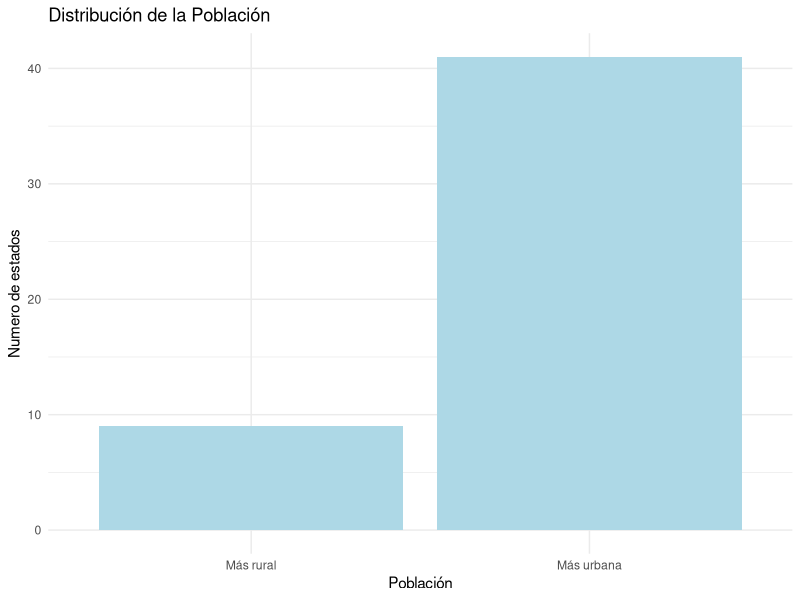
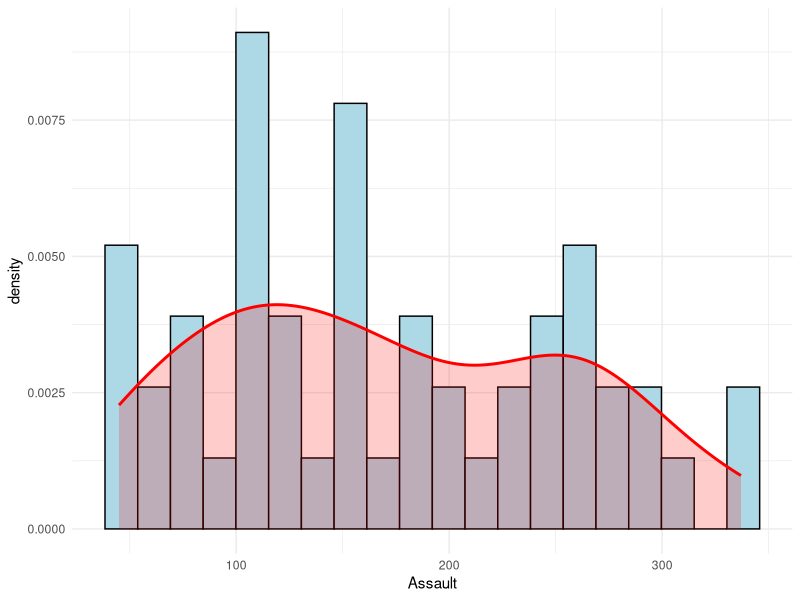
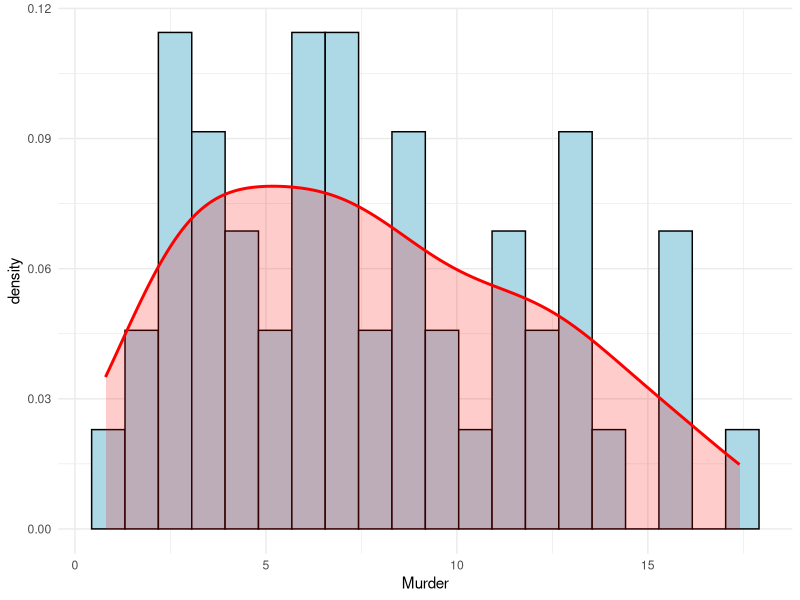
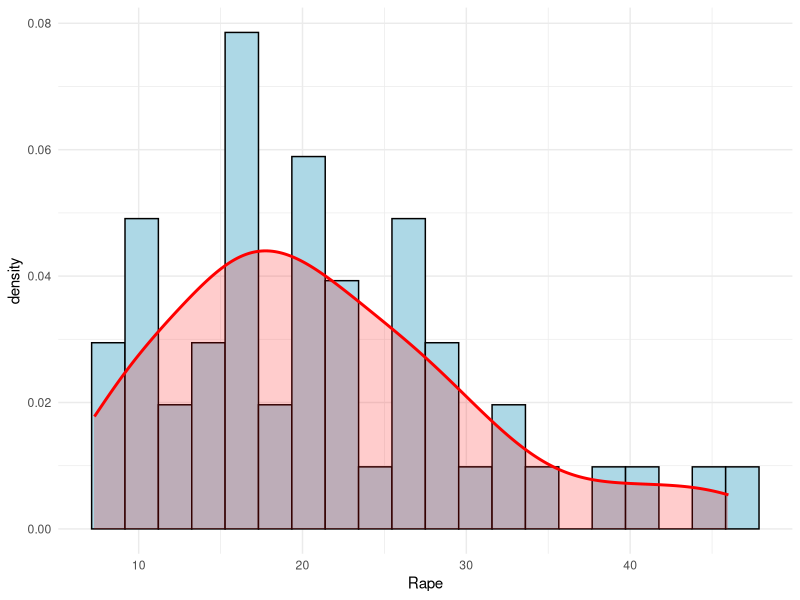
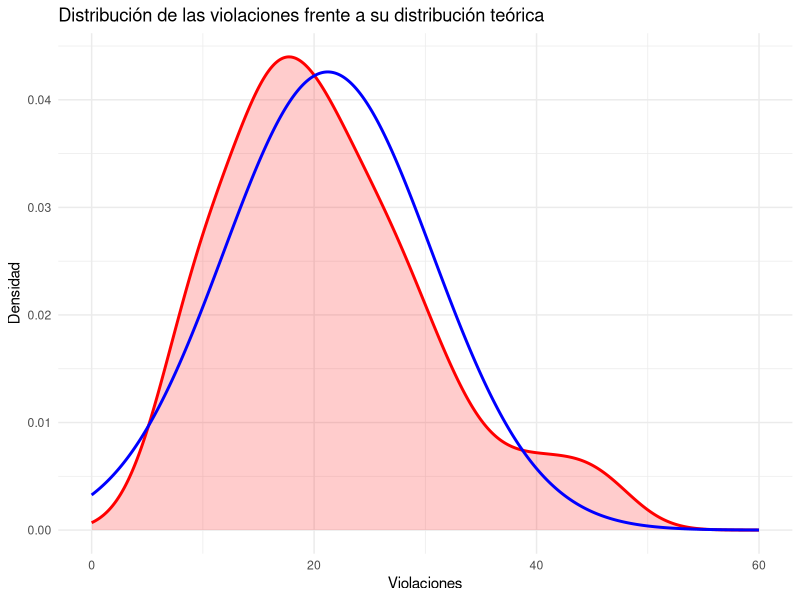
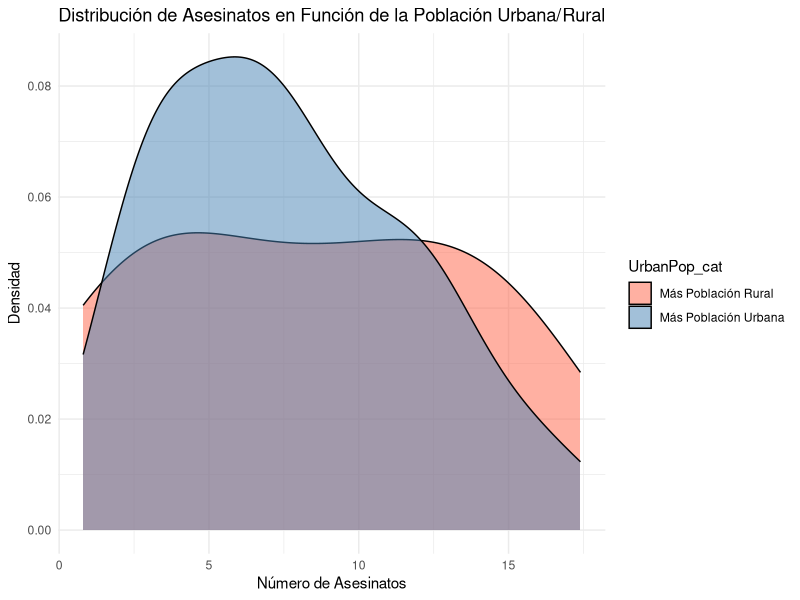
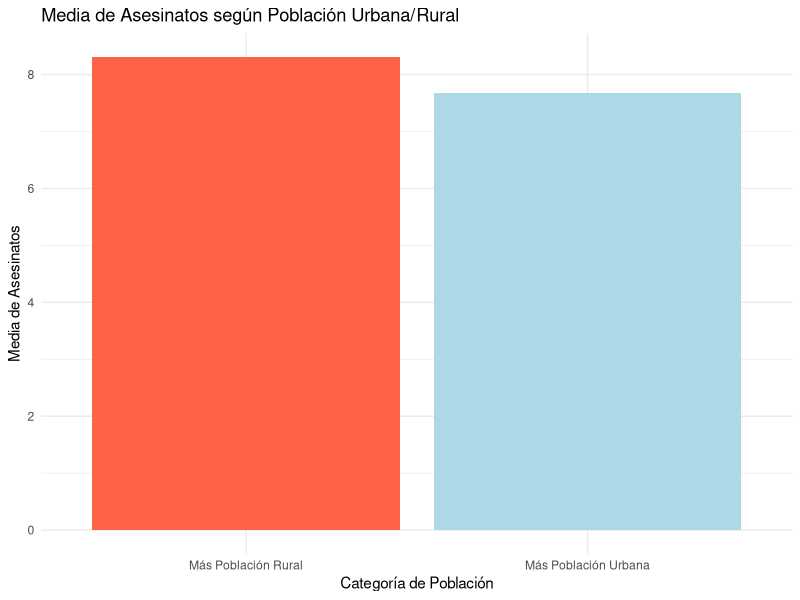

Write R code to recreate these figures, in order.
## ---- chunk 1
library(datasets)
library(dplyr)
library(ggplot2)
datos=datasets::USArrests
## ---- chunk 2
dim(datos)
## ---- chunk 3
str(datos)
## ---- chunk 4
summary(datos)
print("desviaciones típicas de cada variable: \n")
sd(datos$Murder)
sd(datos$Assault)
sd(datos$Rape)
sd(datos$UrbanPop)

## ---- chunk 5

discretizada <- ifelse(USArrests$UrbanPop > 50, "Más urbana", "Más rural")

# Crear un gráfico de barras para visualizar la discretización
ggplot(USArrests, aes(x = discretizada)) +
  geom_bar(fill = "lightblue") +
  labs(title = "Distribución de la Población",
       x = "Población",
       y = "Numero de estados") +
  theme_minimal() 

## ---- chunk 6
library(ggplot2)

ggplot(datos, aes(x = Assault)) + 
  geom_histogram(aes(y = ..density..),
                 colour = 1, fill = "lightblue", bins=20) +
  geom_density(lwd = 1, colour = "red",
               fill = "red", alpha = 0.2) + theme_minimal()

ggplot(datos, aes(x = Murder)) + 
  geom_histogram(aes(y = ..density..),
                 colour = 1, fill = "lightblue", bins=20) +
  geom_density(lwd = 1, colour = "red",
               fill = "red", alpha = 0.2) + theme_minimal()

ggplot(datos, aes(x = Rape)) + 
  geom_histogram(aes(y = ..density..),
                 colour = 1, fill = "lightblue", bins=20) +
  geom_density(lwd = 1, colour = "red",
               fill = "red", alpha = 0.2) + theme_minimal()
## ---- chunk 7
mean_value <- 21.23     
sd_value <- 9.366385    
x <- seq(0, 60, length.out = 1000)
y <- dnorm(x, mean = mean_value, sd = sd_value)
# Crear un dataframe para ggplot
normal <- data.frame(x = x, y = y)

ggplot(USArrests, aes(x = Rape)) + 
  geom_density(lwd = 1, colour = "red", fill = "red", alpha = 0.2) + 
  geom_line(data = normal, aes(x = x, y = y), colour = "blue", lwd = 1) + 
  theme_minimal() +
  labs(title = "Distribución de las violaciones frente a su distribución teórica",
       x = "Violaciones",
       y = "Densidad")

## ---- chunk 8
print(paste("media =", mean(USArrests$Rape)))
print(paste("desviación típica = " , sd(datos$Rape)))
## ---- chunk 9
x <- 10
n <- 10000
simulacion <- rnorm(n, mean = mean(USArrests$Murder), sd = sd(USArrests$Murder))
prob <- mean(simulacion > x)
print(paste("Probabilidad de que haya más de 10 asesinatos = ", prob))
## ---- chunk 10

# Discretizar la variable UrbanPop
USArrests$UrbanPop_cat <- ifelse(USArrests$UrbanPop > 50, "Más Población Urbana", "Más Población Rural")

# Crear el gráfico de densidad para comparar la variable Murder
ggplot(USArrests, aes(x = Murder, fill = UrbanPop_cat)) +
  geom_density(alpha = 0.5, show.legend = TRUE) +
  labs(title = "Distribución de Asesinatos en Función de la Población Urbana/Rural",
       x = "Número de Asesinatos",
       y = "Densidad") +
  scale_fill_manual(values = c("Más Población Urbana" = "steelblue", "Más Población Rural" = "tomato")) +
  theme_minimal()
## ---- chunk 11

# Discretizar la variable UrbanPop
USArrests$UrbanPop_cat <- ifelse(USArrests$UrbanPop > 50, "Más Población Urbana", "Más Población Rural")

# Calcular la media de asesinatos por categoría
murder_summary <- USArrests %>%
  group_by(UrbanPop_cat) %>%
  summarize(Media_Asesinatos = mean(Murder))

# Crear el gráfico de barras
ggplot(murder_summary, aes(x = UrbanPop_cat, y = Media_Asesinatos, fill = UrbanPop_cat)) +
  geom_bar(stat = "identity", show.legend = FALSE) +  
  labs(title = "Media de Asesinatos según Población Urbana/Rural",
       x = "Categoría de Población",
       y = "Media de Asesinatos") +
  scale_fill_manual(values = c("Más Población Urbana" = "lightblue", "Más Población Rural" = "tomato")) +
  theme_minimal()
